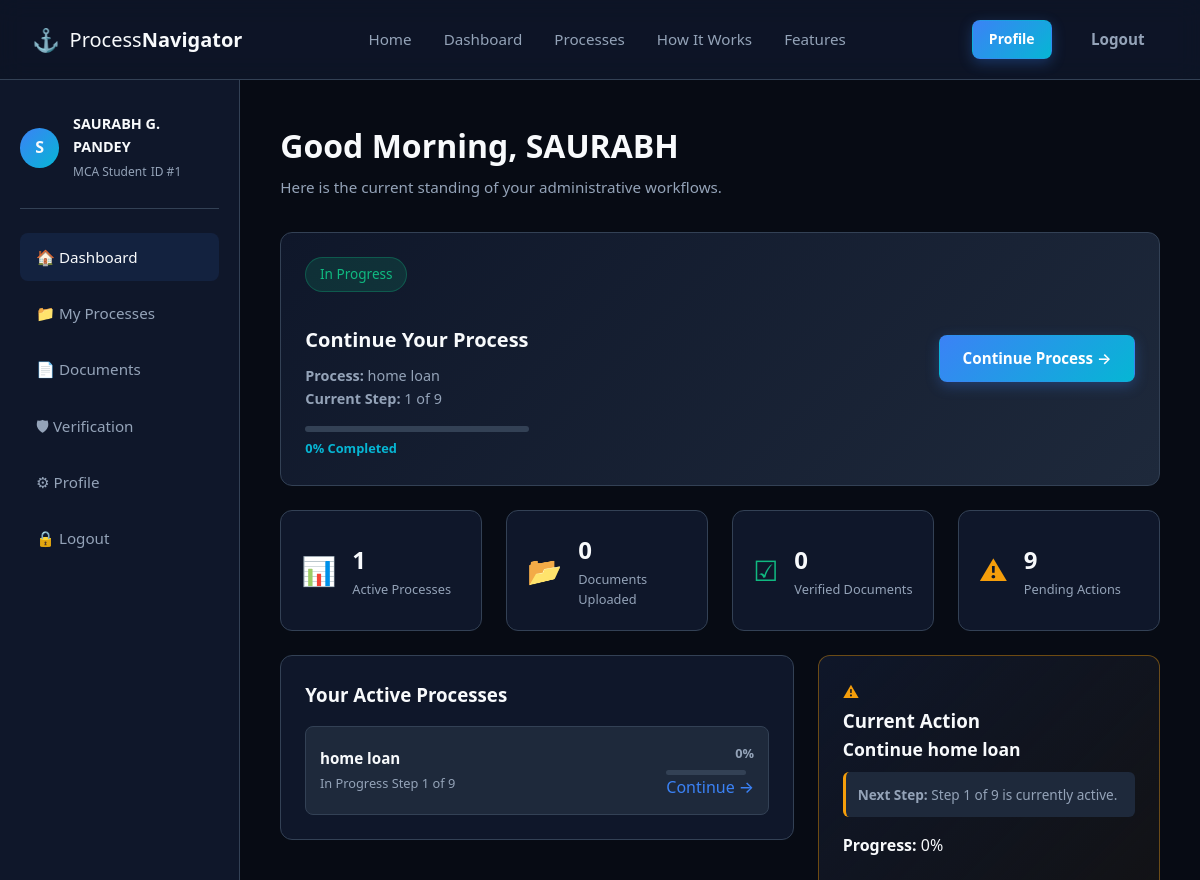
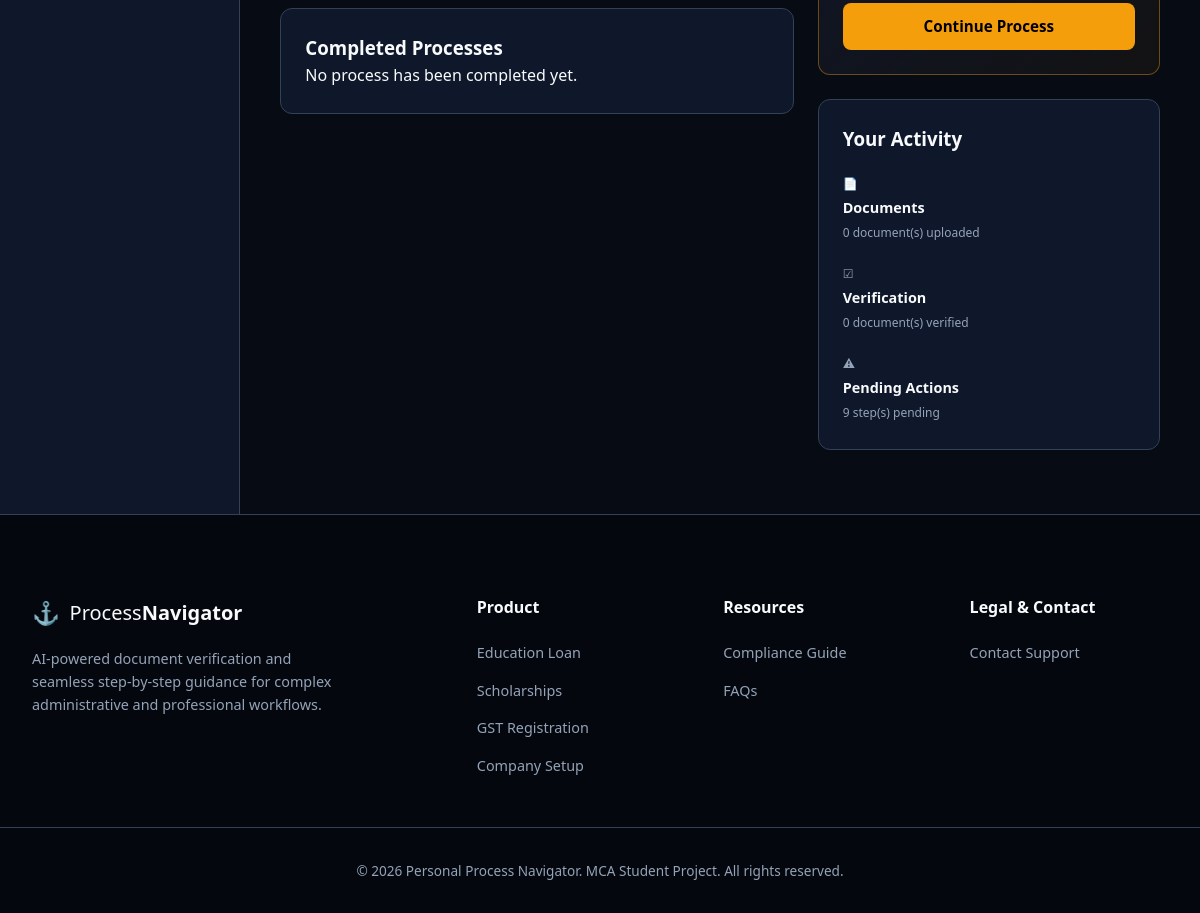
The app's page /dashboard (signed in) with its own data (2 pictures, top to bottom).
### tables this page shows
CREATE TABLE users (
    id INTEGER PRIMARY KEY AUTOINCREMENT,
    name TEXT NOT NULL,
    email TEXT NOT NULL UNIQUE,
    phone TEXT,
    password TEXT NOT NULL,
    created_at DATETIME DEFAULT CURRENT_TIMESTAMP
);

CREATE TABLE user_processes (
    id INTEGER PRIMARY KEY AUTOINCREMENT,
    user_id INTEGER NOT NULL,
    process_id INTEGER NOT NULL,
    current_step INTEGER DEFAULT 1,
    progress INTEGER DEFAULT 0,
    status TEXT DEFAULT 'In Progress',
    started_at DATETIME DEFAULT CURRENT_TIMESTAMP,
    completed_at DATETIME,

    FOREIGN KEY (user_id)
        REFERENCES users(id)
        ON DELETE CASCADE,

    FOREIGN KEY (process_id)
        REFERENCES processes(id)
        ON DELETE CASCADE
);

CREATE TABLE processes (
    id INTEGER PRIMARY KEY AUTOINCREMENT,
    name TEXT NOT NULL,
    description TEXT,
    category TEXT,
    total_steps INTEGER DEFAULT 0,
    created_at DATETIME DEFAULT CURRENT_TIMESTAMP
, image_path TEXT);

### app.py (the view)
@app.route('/dashboard',methods = ["GET",'POST'])
def dashboard():
    if 'user_id' not in session:
        return redirect(url_for('login'))
    user_id = session['user_id']
    user_data = db.execute(
        "SELECT * FROM users WHERE id = ?",
        user_id
    )
    if not user_data:
        session.clear()
        return redirect(url_for('login'))
    user = user_data[0]
    user_processes = get_user_processes(user_id)
    for p in user_processes:
        update_process_progress(p['user_process_id'])
    user_processes = get_user_processes(user_id)
    active_processes = [
        p for p in user_processes
        if p['status'] != 'Completed'
    ]
    completed_processes = [
        p for p in user_processes
        if p['status'] == 'Completed'
    ]
    document_count = db.execute(
        """
        SELECT COUNT(*) AS total
        FROM documents d
        JOIN user_processes up
            ON d.user_process_id = up.id
        WHERE up.user_id = ?
        """,
        user_id
    )[0]['total']
    verified_count = db.execute(
        """
        SELECT COUNT(*) AS total
        FROM document_verification dv
        JOIN documents d
            ON dv.document_id = d.id
        JOIN user_processes up
            ON d.user_process_id = up.id
        WHERE up.user_id = ?
        AND dv.verification_status = 'Verified'
        """,
        user_id
    )[0]['total']
    pending_actions = db.execute(
        """
        SELECT COUNT(*) AS total
        FROM process_tracking pt
        JOIN user_processes up
            ON pt.user_process_id = up.id
        WHERE up.user_id = ?
        AND pt.status = 'Pending'
        """,
        user_id
    )[0]['total']
    continue_process = active_processes[0] if active_processes else None
    next_action = None
    if continue_process:
        current_step = db.execute(
            """
            SELECT *
            FROM process_tracking
            WHERE user_process_id = ?
            AND status = 'Pending'
            ORDER BY step_number
            LIMIT 1
            """,
            continue_process['user_process_id']
        )
        if current_step:
            step = current_step[0]
            next_action = {
                'title': step['step_name'],
                'description': 'Complete this step to continue your process.',
                'process_name': continue_process['process_name'],
                'process_id': continue_process['process_id'],
                'step_number': step['step_number']
            }
    return render_template(
        'dashboard.html',
        user=user,
        user_processes=user_processes,
        active_processes=active_processes,
        completed_processes=completed_processes,
        continue_process=continue_process,
        document_count=document_count,
        verified_count=verified_count,
        pending_actions=pending_actions,
        next_action=next_action
    )

### templates/dashboard.html (shortened to what this page needs)
{% extends "layout.html" %}
{% block content %}
<div class="dashboard-wrapper">
    <aside class="dashboard-sidebar">
        <div class="sidebar-user">
            <div class="avatar-circle">
                {{ user.name[0] | upper if user and user.name else 'U' }}
            </div>
            <div>
                <strong>
                    {{ user.name if user else 'Guest User' }}
                </strong>
                <span>MCA Student</span>
                <span>
                    ID #{{ user.id if user else '2026' }}
                </span>
            </div>
        </div>
        <ul class="sidebar-nav">
            <li>
                <a href="{{ url_for('dashboard') }}" class="active">
                    &#127968; Dashboard
                </a>
            </li>
            <li>
                <a href="{{ url_for('process') }}">
                    &#128193; My Processes
                </a>
            </li>
            <li>
                <a href="{{ url_for('upload') }}">
                    &#128196; Documents
                </a>
            </li>
            <li>
                <a href="{{ url_for('process') }}">
                    &#128737; Verification
                </a>
            </li>
            <li>
                <a href="{{ url_for('profile') }}">
                    &#9881; Profile
                </a>
            </li>
            <li>
                <a href="{{ url_for('logout') }}">
                    &#128274; Logout
                </a>
            </li>
        </ul>
    </aside>
    <main class="dashboard-main">
        <div class="dashboard-header">
            <h1>
                Good Morning,
                {{ user.name.split()[0] if user and user.name else 'User' }}
            </h1>
            <p>
                Here is the current standing of your administrative workflows.
            </p>
        </div>
        <div class="card continue-card">
            {% if continue_process %}
                <div class="continue-info">
                    <span class="badge-pill success-badge">
                        {{ continue_process.status }}
                    </span>
                    <h3>
                        Continue Your Process
                    </h3>
                    <p>
                        <strong>Process:</strong>
                        {{ continue_process.process_name }}
                    </p>
                    <p>
                        <strong>Current Step:</strong>
                        {{ continue_process.current_step }}
                        of
                        {{ continue_process.total_steps }}
                    </p>
                    <div class="progress-track mt-3">
                    </div>
                    <span class="progress-text">
                        {{ continue_process.progress }}% Completed
                    </span>
                </div>
                <div>
                    <a
                        href="{{ url_for(
                            'process_detail',
                            process_id=continue_process.process_id
                        ) }}"
                        class="btn btn-primary">
                        Continue Process &rarr;
                    </a>
                </div>
            {% endif %}
        </div>
        <div class="dash-stats-grid">
            <div class="dash-stat-box">
                <span class="dash-icon text-primary">
                    &#128202;
                </span>
                <div>
                    <h4>
                        {{ active_processes | length }}
                    </h4>
                    <p>
                        Active Processes
                    </p>
                </div>
            </div>
            <div class="dash-stat-box">
                <span class="dash-icon text-accent">
                    &#128194;
                </span>
                <div>
                    <h4>
                        {{ document_count }}
                    </h4>
                    <p>
                        Documents Uploaded
                    </p>
                </div>
            </div>
            <div class="dash-stat-box">
                <span class="dash-icon text-success">
                    &#9745;
                </span>
                <div>
                    <h4>
                        {{ verified_count }}
                    </h4>
                    <p>
                        Verified Documents
                    </p>
                </div>
            </div>
            <div class="dash-stat-box">
                <span class="dash-icon text-warning">
                    &#9888;
                </span>
                <div>
                    <h4>
                        {{ pending_actions }}
                    </h4>
                    <p>
                        Pending Actions
                    </p>
                </div>
            </div>
        </div>
        <div class="dash-grid-2">
            <div class="space-y">
                <div class="card">
                    <h3>
                        Your Active Processes
                    </h3>
                    <div class="process-item-list">
                        {% if active_processes %}
                            {% for p in active_processes %}
                                <div class="process-list-row">
                                    <div>
                                        <strong>
                                            {{ p.process_name }}
                                        </strong>
                                        <span>
                                            {{ p.status }}
                                        </span>
                                        <span>
                                            Step {{ p.current_step }}
                                            of
                                            {{ p.total_steps }}
                                        </span>
                                    </div>
                                    <div class="align-right">
                                        <span class="text-accent font-semibold">
                                            {{ p.progress }}%
                                        </span>
                                        <div class="mini-track">
                                        </div>
                                        <a
                                            href="{{ url_for(
                                                'process_detail',
                                                process_id=p.process_id
                                            ) }}"
                                            class="text-link">
                                            Continue &rarr;
                                        </a>
                                    </div>
                                </div>
                            {% endfor %}
                        {% endif %}
                    </div>
                </div>
                <div class="card">
                    <h3>
                        Completed Processes
                    </h3>
                    {% if completed_processes %}
                        <div class="process-item-list">
                            {% for p in completed_processes %}
                                <div class="process-list-row">
                                    <div>
                                        <strong>
                                            {{ p.process_name }}
                                        </strong>
                                        <span>
                                            Completed
                                        </span>
                                    </div>
                                    <div class="align-right">
                                        <span class="text-success font-semibold">
                                            100%
                                        </span>
                                        <a
                                            href="{{ url_for(
                                                'process_detail',
                                                process_id=p.process_id
                                            ) }}"
                                            class="text-link">
                                            View &rarr;
                                        </a>
                                    </div>
                                </div>
                            {% endfor %}
                        </div>
                    {% else %}
                        <p class="text-muted">
                            No process has been completed yet.
                        </p>
                    {% endif %}
                </div>
            </div>
            <div>
                <div class="card alert-highlight-card">
                    <div class="alert-header">
                        <span class="text-warning">
                            &#9888;
                        </span>
                        <h3>
                            Current Action
                        </h3>
                    </div>
                    {% if continue_process %}
                        <h4>
                            Continue {{ continue_process.process_name }}
                        </h4>
                        <p class="issue-box">
                            <strong>
                                Next Step:
                            </strong>
                            Step
                            {{ continue_process.current_step }}
                            of
                            {{ continue_process.total_steps }}
                            is currently active.
                        </p>
                        <p>
                            <strong>
                                Progress:
                            </strong>
                            {{ continue_process.progress }}%
                        </p>
                        <a
                            href="{{ url_for(
                                'process_detail',
                                process_id=continue_process.process_id
                            ) }}"
                            class="btn btn-warning btn-full mt-4">
                            Continue Process
                        </a>
                    {% endif %}
                </div>
                <div class="card">
                    <h3>
                        Your Activity
                    </h3>
                    <div class="activity-list">
                        <div class="activity-item">
                            <span class="text-accent">
                                &#128196;
                            </span>
                            <div>
                                <strong>
                                    Documents
                                </strong>
                                <span>
                                    {{ document_count }}
                                    document(s) uploaded
                                </span>
                            </div>
                        </div>
                        <div class="activity-item">
                            <span class="text-success">
                                &#9745;
                            </span>
                            <div>
                                <strong>
                                    Verification
                                </strong>
                                <span>
                                    {{ verified_count }}
                                    document(s) verified
                                </span>
                            </div>
                        </div>
                        <div class="activity-item">
                            <span class="text-warning">
                                &#9888;
                            </span>
                            <div>
                                <strong>
                                    Pending Actions
                                </strong>
                                <span>
                                    {{ pending_actions }}
                                    step(s) pending
                                </span>
                            </div>
                        </div>
                    </div>
                </div>
            </div>
        </div>
    </main>
</div>
{% endblock %}

### records on screen
users: name "S", name "SAURABH G. PANDEY", id "1", name "SAURABH"
user_processes: status "In Progress", current_step "1", progress "0", process_name "home loan", total_steps "9"
processes: process_name "home loan", total_steps "9"

### other values on screen
{{ active_processes | length }} "1"
{{ document_count }} "0"
{{ verified_count }} "0"
{{ pending_actions }} "9"
